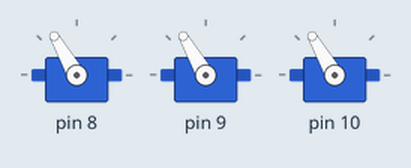
Simulated run of this sketch. Board: Arduino Uno, built with avr-gcc and run on an emulated ATmega328P. On the bench: 3 × servo. What the sketch prints to the serial monitor is not drawn.

Above: at 0.1 s.
At 1.1 s:
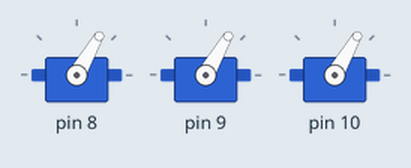
At 2.1 s:
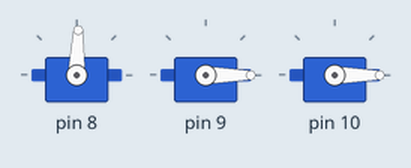
Timing chart, 0 to 3.6 s (numbered marks = the images above):
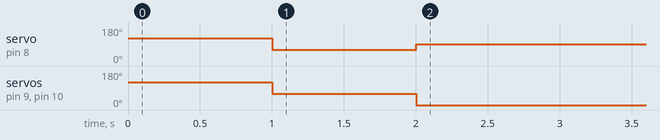

The sketch:

sketch_jun30a.ino
```cpp
#include <Servo.h>

Servo a[3];

int N = 3, del = 20;
double A = 1.0, slow = 1.0, spid = 1.0, angle[3], x0, x, y0, y, d = 0.0, theta = 0.0, l[3] = {1.675, 1.625, 1.675};
//inicialise!!!!!
// l divide by 4
void setup() {
  Serial.begin(9600);
  for(int i = 0; i < N; i++) {
    a[i].attach(8+i);
  }
  for(int i = 0; i < N; i++) {
    a[i].write(120);
  }
  delay(1000);
  for(int i = 0; i < N; i++) {
    a[i].write(60);
  }
  delay(1000);

}

void loop() {
  x0 = 0; y0 = 0; x = 0;
  for(int i = 0; i < N; i++) {
    for(; d < l[i]*l[i]; x++) {
      y = sin(0.0174533*(x-theta)/slow)*A;
      d = (x - x0)*(x - x0) + (y - y0)*(y - y0);
    }
    angle[i] = atan((y - y0)/(x - x0));
    x0 = x; y0 = y;
    Serial.print("YES");
  }

  angle[2] -= angle[1];
  angle[1] -= angle[0];

  angle[0] = 90 - angle[0];
  angle[1] = 90 + angle[1];
  angle[2] = 90 + angle[2];

  for(int i = 0; i < N; i++) {
    a[i].write(angle[i]);
    Serial.print(angle[i]); Serial.print(" ");
  }
  Serial.println(" ");


  theta += spid;
  delay(del);
}
```

Measured:
- by itself, servo on pin 8: 120° → 60° at 1.0 s, → 88° 1.0 s later
- by itself, servo on pin 9, servo on pin 10: 120° → 60° at 1.0 s, → 0° 1.0 s later
